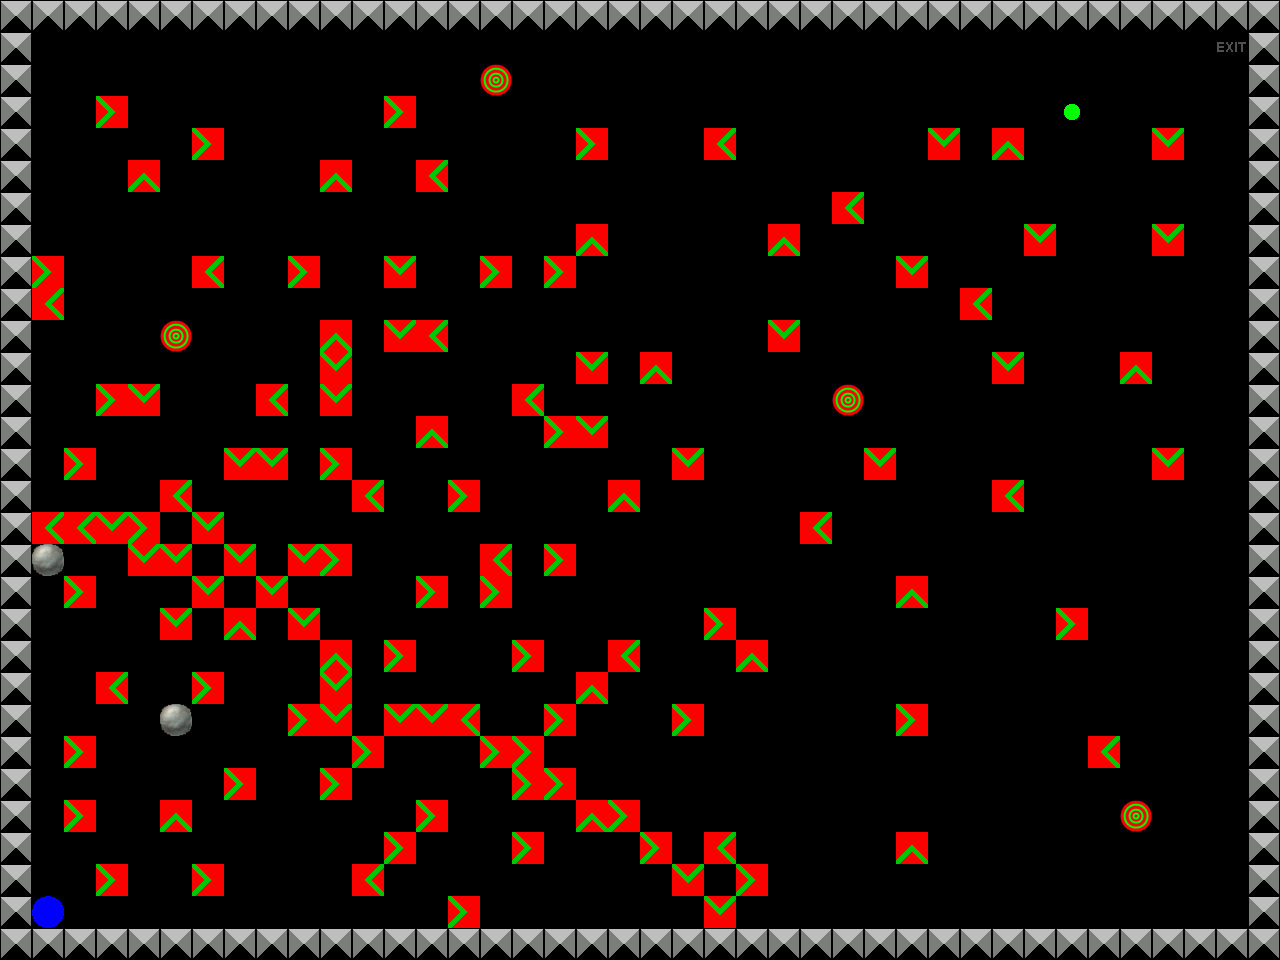

Tiled map render using the project's own tile images. Description and the map definition, with tile-layer contents summarised, below:
An orthogonal 40x30 tile map with 32x32 px tiles, 4 tile layers (Layer 0, Layer 1, Layer 2, Layer 3), 4 tilesets.

<map version="1.0" orientation="orthogonal" width="40" height="30" tilewidth="32" tileheight="32">
 <properties>
  <property name="Description" value="The first level ever!" />
  <property name="Title" value="Level 1" />
 </properties>
 <tileset firstgid="1" name="Layer0" tilewidth="32" tileheight="32">
  <image source="Layer0.png" width="192" height="64" />
 </tileset>
 <tileset firstgid="13" name="Layer1" tilewidth="32" tileheight="32">
  <image source="Layer1.png" width="64" height="32" />
 </tileset>
 <tileset firstgid="15" name="Layer2" tilewidth="32" tileheight="32">
  <image source="Layer2.png" width="32" height="32" />
 </tileset>
 <tileset firstgid="16" name="Layer3" tilewidth="32" tileheight="32">
  <image source="Layer3.png" width="64" height="32" />
 </tileset>
 <layer name="Layer 0" width="40" height="30">
  <data>[1200 cells, 262 non-empty, 7 distinct tile ids]</data>
 </layer>
 <layer name="Layer 1" width="40" height="30">
  <data>[1200 cells, 0 non-empty, 0 distinct tile ids]</data>
 </layer>
 <layer name="Layer 2" width="40" height="30">
  <data>[1200 cells, 0 non-empty, 0 distinct tile ids]</data>
 </layer>
 <layer name="Layer 3" width="40" height="30">
  <data>[1200 cells, 4 non-empty, 3 distinct tile ids]</data>
 </layer>
</map>
